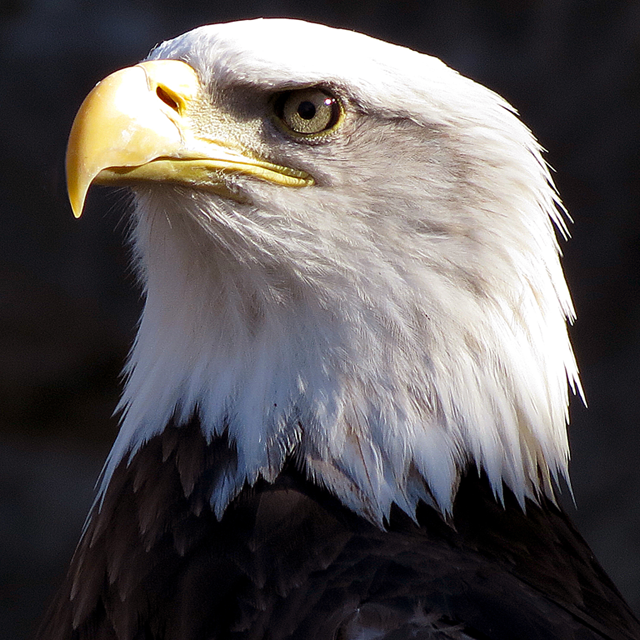
%> input picture code&data/test_images/640_640_eagle.png, 640 x 640 px
$ octave part1_1_code.m   (GNU Octave 9; MATLAB toolbox functions it lacks are replaced by stand-ins)
%> lines starting %> are read from the running program, lines starting %| are printed output that depends on the picture
clear all;
clc;

% construction of utur
image = imread('../../test_images/640_640_eagle.png');%picture RGB. Path of image.
%> image is the input picture: size 640x640x3 uint8; mean R, G, B 90.3, 86.1, 86.6
image = double(image) / 255;
%> image: size 640x640x3 double
image_gray = rgb2gray(image);
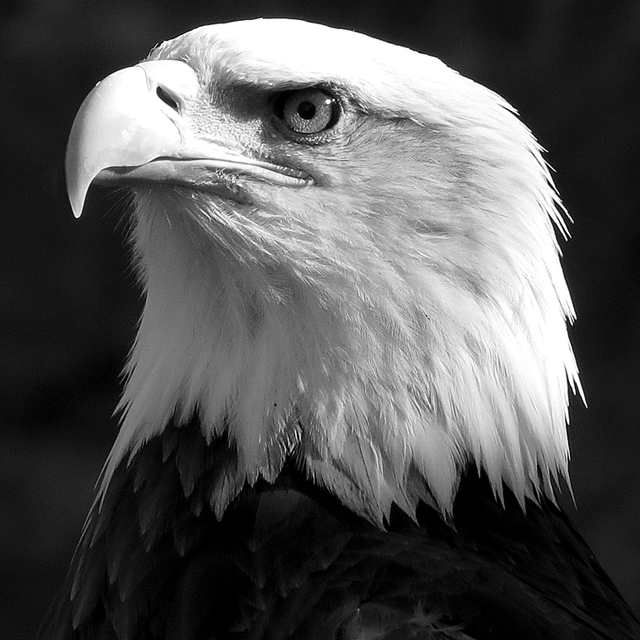
%> image_gray: size 640x640 double; min 0, max 1, mean 0.343
[m, n] = size(image_gray);
%> m = 640; n = 640
u = reshape(image_gray, [], 1);


% **************************************************
% construction of A
mask = imread('../../test_masks/640_640_random70.png');%Path of mask.
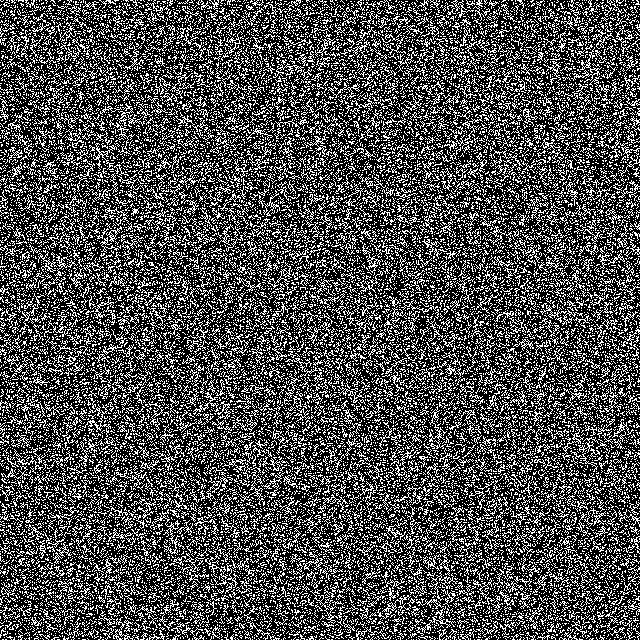
%> input picture code&data/test_masks/640_640_random70.png, 640 x 640 px
%> mask: size 640x640 logical; 30.1% white in thin lines or dots
Ind = mask;

ind = vec(Ind);
%> ind = 409600 logical values, 123200 true
s = sum(ind, 'all');
%> s = 123200
% s = sum(ind/255, 'all');%if mask == screatches_01 02
I = find(ind);
%> I = 123200 values from 1 to 409596

A = spalloc(s, m * n, s);
for i = 1:s
    index = I(i);
    A(i,index) = 1;
end
%> this loop made 123200 passes
%> index on passes 1 to 3: 1, 6, 10


% **************************************************
%get b
b = A * u;


% **************************************************
% construction of D
kappa = 2*m*n-m-n;
%> kappa = 817920

D = spalloc(kappa, m*n , 2*kappa);
%> (the run ends here)
